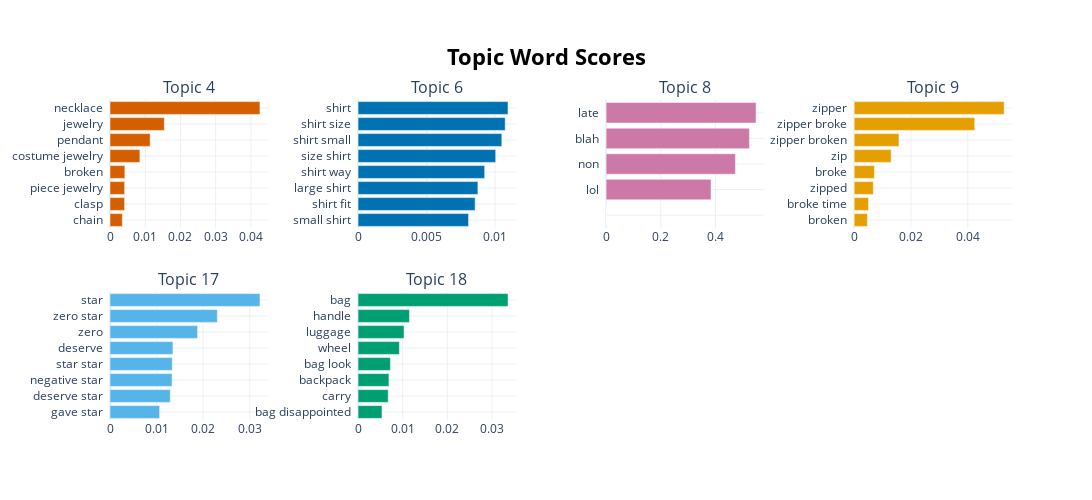

The cell this chart's notebook holds for it:
### Code cell
# Visualize top topic keywords
topic_model.visualize_barchart(topics=[4,6,8,9,17,18],n_words=8, width=300)

### Figure 1 — Plotly figure (JSON) as saved in the notebook; plotly's stock layout.template omitted (floating-point values rounded to 4 significant figures)
{"data": [{"marker": {"color": "#D55E00"}, "orientation": "h", "type": "bar", "x": [0.003506, 0.004138, 0.00416, 0.004217, 0.008481, 0.0114, 0.01543, 0.04257], "xaxis": "x", "y": ["chain  ", "clasp  ", "piece jewelry  ", "broken  ", "costume jewelry  ", "pendant  ", "jewelry  ", "necklace  "], "yaxis": "y"}, {"marker": {"color": "#0072B2"}, "orientation": "h", "type": "bar", "x": [0.008063, 0.008544, 0.008744, 0.009239, 0.01004, 0.01049, 0.01074, 0.01094], "xaxis": "x2", "y": ["small shirt  ", "shirt fit  ", "large shirt  ", "shirt way  ", "size shirt  ", "shirt small  ", "shirt size  ", "shirt  "], "yaxis": "y2"}, {"marker": {"color": "#CC79A7"}, "orientation": "h", "type": "bar", "x": [1e-05, 1e-05, 1e-05, 1e-05, 0.3839, 0.4732, 0.5245, 0.5487], "xaxis": "x3", "y": ["  ", "  ", "  ", "  ", "lol  ", "non  ", "blah  ", "late  "], "yaxis": "y3"}, {"marker": {"color": "#E69F00"}, "orientation": "h", "type": "bar", "x": [0.004662, 0.00505, 0.00674, 0.00713, 0.01301, 0.01576, 0.04244, 0.05277], "xaxis": "x4", "y": ["broken  ", "broke time  ", "zipped  ", "broke  ", "zip  ", "zipper broken  ", "zipper broke  ", "zipper  "], "yaxis": "y4"}, {"marker": {"color": "#56B4E9"}, "orientation": "h", "type": "bar", "x": [0.01066, 0.01294, 0.01333, 0.01337, 0.01351, 0.0188, 0.02305, 0.03219], "xaxis": "x5", "y": ["gave star  ", "deserve star  ", "negative star  ", "star star  ", "deserve  ", "zero  ", "zero star  ", "star  "], "yaxis": "y5"}, {"marker": {"color": "#009E73"}, "orientation": "h", "type": "bar", "x": [0.005359, 0.006759, 0.006913, 0.007243, 0.00926, 0.0103, 0.01152, 0.03359], "xaxis": "x6", "y": ["bag disappointed  ", "carry  ", "backpack  ", "bag look  ", "wheel  ", "luggage  ", "handle  ", "bag  "], "yaxis": "y6"}], "layout": {"annotations": [{"font": {"size": 16}, "showarrow": false, "text": "Topic 4", "x": 0.0875, "xanchor": "center", "xref": "paper", "y": 1, "yanchor": "bottom", "yref": "paper"}, {"font": {"size": 16}, "showarrow": false, "text": "Topic 6", "x": 0.3625, "xanchor": "center", "xref": "paper", "y": 1, "yanchor": "bottom", "yref": "paper"}, {"font": {"size": 16}, "showarrow": false, "text": "Topic 8", "x": 0.6375, "xanchor": "center", "xref": "paper", "y": 1, "yanchor": "bottom", "yref": "paper"}, {"font": {"size": 16}, "showarrow": false, "text": "Topic 9", "x": 0.9125, "xanchor": "center", "xref": "paper", "y": 1, "yanchor": "bottom", "yref": "paper"}, {"font": {"size": 16}, "showarrow": false, "text": "Topic 17", "x": 0.0875, "xanchor": "center", "xref": "paper", "y": 0.4, "yanchor": "bottom", "yref": "paper"}, {"font": {"size": 16}, "showarrow": false, "text": "Topic 18", "x": 0.3625, "xanchor": "center", "xref": "paper", "y": 0.4, "yanchor": "bottom", "yref": "paper"}], "height": 500, "hoverlabel": {"bgcolor": "white", "font": {"family": "Rockwell", "size": 16}}, "showlegend": false, "title": {"font": {"color": "Black", "size": 22}, "text": "<b>Topic Word Scores", "x": 0.5, "xanchor": "center", "yanchor": "top"}, "width": 1200, "xaxis": {"anchor": "y", "domain": [0, 0.175], "showgrid": true}, "xaxis2": {"anchor": "y2", "domain": [0.275, 0.45], "showgrid": true}, "xaxis3": {"anchor": "y3", "domain": [0.55, 0.725], "showgrid": true}, "xaxis4": {"anchor": "y4", "domain": [0.825, 1], "showgrid": true}, "xaxis5": {"anchor": "y5", "domain": [0, 0.175], "showgrid": true}, "xaxis6": {"anchor": "y6", "domain": [0.275, 0.45], "showgrid": true}, "xaxis7": {"anchor": "y7", "domain": [0.55, 0.725], "showgrid": true}, "xaxis8": {"anchor": "y8", "domain": [0.825, 1], "showgrid": true}, "yaxis": {"anchor": "x", "domain": [0.6, 1], "showgrid": true}, "yaxis2": {"anchor": "x2", "domain": [0.6, 1], "showgrid": true}, "yaxis3": {"anchor": "x3", "domain": [0.6, 1], "showgrid": true}, "yaxis4": {"anchor": "x4", "domain": [0.6, 1], "showgrid": true}, "yaxis5": {"anchor": "x5", "domain": [0, 0.4], "showgrid": true}, "yaxis6": {"anchor": "x6", "domain": [0, 0.4], "showgrid": true}, "yaxis7": {"anchor": "x7", "domain": [0, 0.4], "showgrid": true}, "yaxis8": {"anchor": "x8", "domain": [0, 0.4], "showgrid": true}}}
